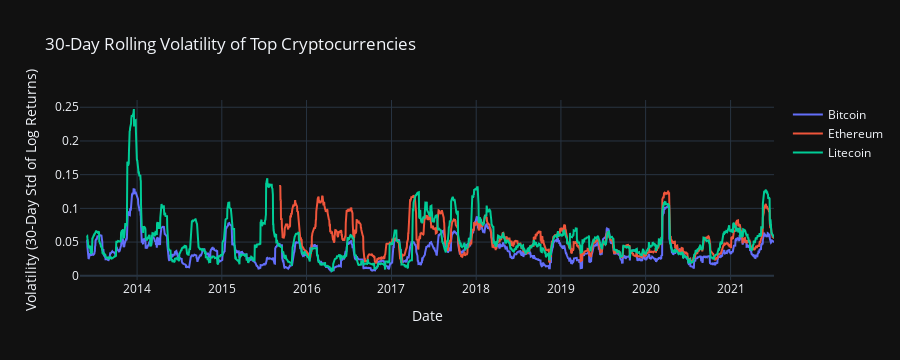

The notebook cell saved with this chart:
### Code cell
# === Rolling Volatility ===
import plotly.graph_objects as go
fig_dir = Path("../reports/figures")

fig = go.Figure()
for coin in top_coins:
    coin_df = df[df["Name"] == coin]
    fig.add_trace(go.Scatter(
        x=coin_df["Date"],
        y=coin_df["Volatility_30d"],
        mode="lines",
        name=coin
    ))

fig.update_layout(
    title="30-Day Rolling Volatility of Top Cryptocurrencies",
    xaxis_title="Date",
    yaxis_title="Volatility (30-Day Std of Log Returns)",
    template="plotly_dark"
)

# Saving as interactive HTML
prices_path = fig_dir / "rolling_volatility.html"
fig.write_html(prices_path)   

print(f"Saved interactive plot: {prices_path}")

fig.show()

### Figure 1 — Plotly figure (JSON) as saved in the notebook; plotly's stock layout.template omitted (floating-point values rounded to 4 significant figures; data arrays with more than 128 entries replaced by an {"elided": "..."} marker saying what was removed)
{"data": [{"mode": "lines", "name": "Bitcoin", "type": "scatter", "x": {"elided": "2991 str values"}, "y": {"elided": "2991 float values"}}, {"mode": "lines", "name": "Ethereum", "type": "scatter", "x": {"elided": "2160 str values"}, "y": {"elided": "2160 float values"}}, {"mode": "lines", "name": "Litecoin", "type": "scatter", "x": {"elided": "2991 str values"}, "y": {"elided": "2991 float values"}}], "layout": {"height": 360, "title": {"text": "30-Day Rolling Volatility of Top Cryptocurrencies"}, "xaxis": {"autorange": true, "range": ["2013-04-29 23:59:59", "2021-07-06 23:59:59"], "title": {"text": "Date"}, "type": "date"}, "yaxis": {"autorange": true, "range": [-0.00627, 0.2608], "title": {"text": "Volatility (30-Day Std of Log Returns)"}, "type": "linear"}}}
